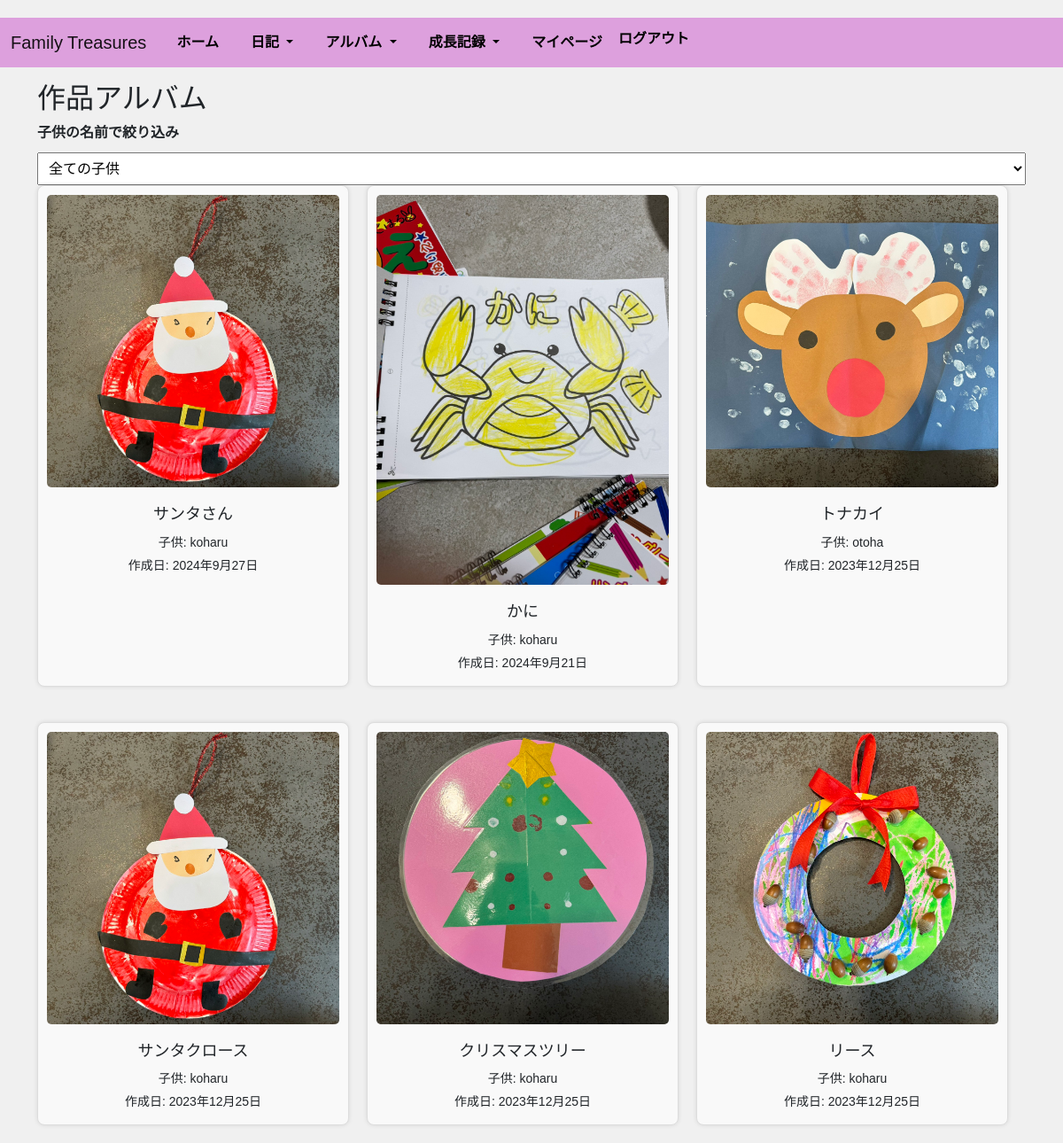
The page /app/artwork/ (signed in) on the database its author committed.
### app/models.py (models this page shows, shortened)
class Artwork(models.Model):
    user = models.ForeignKey(settings.AUTH_USER_MODEL, on_delete=models.CASCADE)
    child = models.ForeignKey('Children', on_delete=models.CASCADE)
    image = models.ImageField(upload_to='artworks/')
    title = models.CharField(max_length=100)
    comment = models.TextField()
    creation_date = models.DateField(default=timezone.now)
    created_at = models.DateTimeField(auto_now_add=True)
    updated_at = models.DateTimeField(auto_now=True)

class Children(models.Model):
    household = models.ForeignKey('Household', on_delete=models.CASCADE, null=True, blank=True)
    child_name = models.CharField(max_length=255)
    birthdate = models.DateField()
    created_at = models.DateTimeField(auto_now_add=True)
    updated_at = models.DateTimeField(auto_now=True)
    class Meta:
        db_table = 'children'

### app/views.py (the view)
# urls.py: path('artwork/', ArtworkListView.as_view(), name='artwork_list'),
class ArtworkListView(LoginRequiredMixin, View):
    template_name = 'artwork_list.html'
    def get(self, request):
        selected_child = request.GET.get('child')
        children = Children.objects.filter(household=request.user.household)
        if selected_child:
            try:
                selected_child = int(selected_child)
                artworks = Artwork.objects.filter(child_id=selected_child, user__household=request.user.household).order_by('-creation_date')
            except ValueError:
                artworks = Artwork.objects.filter(user__household=request.user.household).order_by('-creation_date')
        else:
            artworks = Artwork.objects.filter(user__household=request.user.household).order_by('-creation_date')
        return render(request, self.template_name, {
            'artworks': artworks,
            'children': children,
            'selected_child': selected_child
        })

### templates/artwork_list.html (shortened to what this page needs)
{% extends 'base.html' %}
{% block content %}
  {% load static %}
  <link rel="stylesheet" href="{% static 'css/artwork_list.css' %}">
  <h2>作品アルバム</h2>
  <form method="get">
    <label for="child-filter">子供の名前で絞り込み</label>
    <select name="child" id="child-filter" onchange="this.form.submit();">
      <option value="">全ての子供</option>
    </select>
  </form>
  <div class="artwork-list">
    {% for artwork in artworks %}
      <div class="artwork-item">
        <a href="{% url 'app:artwork_detail' artwork.id %}">
          {% if artwork.image %}
            <img src="{{ artwork.image.url }}" alt="{{ artwork.title }}">
          {% endif %}
        </a>
        <h3>{{ artwork.title }}</h3>
        <p>子供: {{ artwork.child.child_name }}</p>
        <p>作成日: {{ artwork.creation_date }}</p>
      </div>
    {% empty %}
      <p>投稿された作品がありません。</p>
    {% endfor %}
  </div>
{% endblock %}

### static/css/styles.css (style rules this page uses)
body { font-family: Arial, sans-serif; background-color: #f0f0f0; margin: 0; padding-top: 20px; }
label { display: block; margin-bottom: 5px; font-weight: bold; }
input[type="text"], input[type="date"], select { width: 100%; padding: 8px; margin-top: 5px; box-sizing: border-box; font-size: 16px; }

### static/css/artwork_list.css (style rules this page uses)
.artwork-list { display: flex; flex-wrap: wrap; gap: 20px; justify-content: flex-start; }
.artwork-item { width: calc(33.333% - 20px); background-color: #f9f9f9; border: 1px solid #ddd; border-radius: 8px; padding: 10px; box-shadow: 0 0 5px rgba(0, 0, 0, 0.1); margin-bottom: 20px; box-sizing: border-box; }
.artwork-item img { width: 100%; height: auto; border-radius: 5px; margin-bottom: 10px; }
.artwork-item h3 { font-size: 18px; margin: 10px 0; text-align: center; }
.artwork-item p { font-size: 14px; margin: 5px 0; text-align: center; }

### rows shown on the page
Artwork: image (picture), title "サンタさん", child.child_name "koharu", creation_date "2024年9月27日"
Artwork: image (picture), title "かに", child.child_name "koharu", creation_date "2024年9月21日"
Artwork: image (picture), title "トナカイ", child.child_name "otoha", creation_date "2023年12月25日"
Artwork: image (picture), title "サンタクロース", child.child_name "koharu", creation_date "2023年12月25日"
Artwork: image (picture), title "クリスマスツリー", child.child_name "koharu", creation_date "2023年12月25日"
Artwork: image (picture), title "リース", child.child_name "koharu", creation_date "2023年12月25日"
